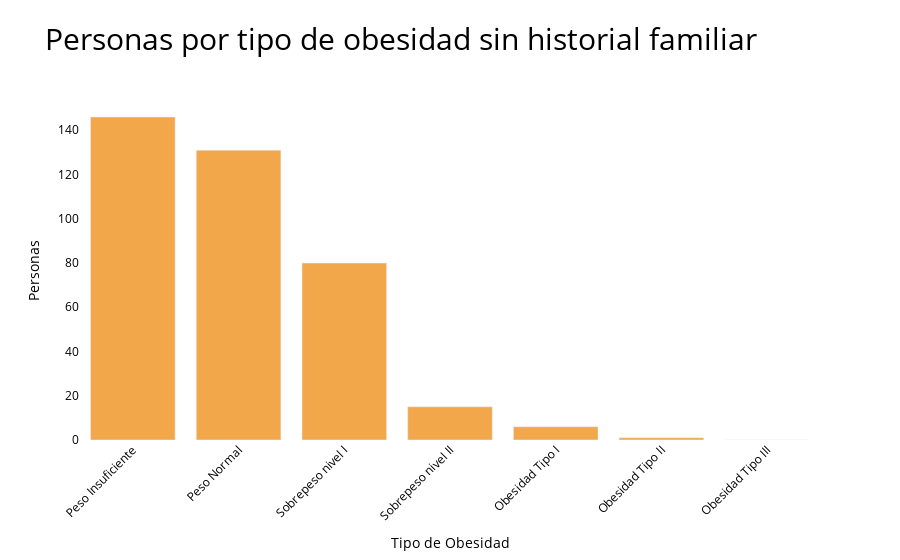

The cell this chart's notebook holds for it:
### Code cell
import plotly.graph_objs as go

def historial_familiar(obesidad_limpio, historial, col):
    if historial=='yes':
        texto='con'
    else:
        texto='sin'
    obesidad_historial = obesidad_limpio.loc[obesidad_limpio['family_history_with_overweight'] == historial].groupby("obesity_type").size().reset_index(name='count')
    
    fig = go.Figure(data=[go.Bar(x=obesidad_historial['obesity_type'], y=obesidad_historial['count'], marker_color=col)])
    
    fig.update_layout(
        xaxis=dict(title='Tipo de Obesidad',
                   tickvals=['Insufficient_Weight','Normal_Weight', 'Overweight_Level_I', 'Overweight_Level_II', 'Obesity_Type_I', 'Obesity_Type_II', 'Obesity_Type_III'],
                   ticktext=["Peso Insuficiente","Peso Normal","Sobrepeso nivel I","Sobrepeso nivel II","Obesidad Tipo I","Obesidad Tipo II","Obesidad Tipo III"]),
        yaxis=dict(title='Personas'),
        title=f'Personas por tipo de obesidad {texto} historial familiar',
        xaxis_tickangle=-45,
        plot_bgcolor='rgba(0,0,0,0)',
        title_font=dict(size=30, color='black'),
        font=dict(color='black')
    )
    fig.show()
historial_familiar(obesidad_limpio,'no',"#F2A84A")

### Figure 1 — Plotly figure (JSON) as saved in the notebook; plotly's stock layout.template omitted (floating-point values rounded to 4 significant figures)
{"data": [{"marker": {"color": "#F2A84A"}, "type": "bar", "x": ["Insufficient_Weight", "Normal_Weight", "Overweight_Level_I", "Overweight_Level_II", "Obesity_Type_I", "Obesity_Type_II", "Obesity_Type_III"], "y": [146, 131, 80, 15, 6, 1, 0]}], "layout": {"font": {"color": "black"}, "plot_bgcolor": "rgba(0,0,0,0)", "title": {"font": {"color": "black", "size": 30}, "text": "Personas por tipo de obesidad sin historial familiar"}, "xaxis": {"tickangle": -45, "ticktext": ["Peso Insuficiente", "Peso Normal", "Sobrepeso nivel I", "Sobrepeso nivel II", "Obesidad Tipo I", "Obesidad Tipo II", "Obesidad Tipo III"], "tickvals": ["Insufficient_Weight", "Normal_Weight", "Overweight_Level_I", "Overweight_Level_II", "Obesity_Type_I", "Obesity_Type_II", "Obesity_Type_III"], "title": {"text": "Tipo de Obesidad"}}, "yaxis": {"title": {"text": "Personas"}}}}
